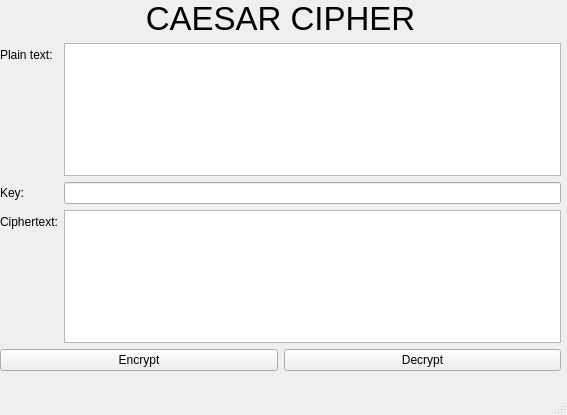
<?xml version="1.0" encoding="UTF-8"?>
<ui version="4.0">
 <class>MainWindow</class>
 <widget class="QMainWindow" name="MainWindow">
  <property name="geometry">
   <rect>
    <x>0</x>
    <y>0</y>
    <width>567</width>
    <height>415</height>
   </rect>
  </property>
  <property name="windowTitle">
   <string>MainWindow</string>
  </property>
  <widget class="QWidget" name="centralwidget">
   <widget class="QWidget" name="">
    <property name="geometry">
     <rect>
      <x>0</x>
      <y>0</y>
      <width>561</width>
      <height>371</height>
     </rect>
    </property>
    <layout class="QVBoxLayout" name="verticalLayout">
     <item>
      <widget class="QLabel" name="CaesarCipher">
       <property name="font">
        <font>
         <pointsize>25</pointsize>
        </font>
       </property>
       <property name="text">
        <string>CAESAR CIPHER</string>
       </property>
       <property name="alignment">
        <set>Qt::AlignCenter</set>
       </property>
      </widget>
     </item>
     <item>
      <layout class="QFormLayout" name="formLayout">
       <item row="0" column="0">
        <widget class="QLabel" name="plain">
         <property name="text">
          <string>Plain text:</string>
         </property>
        </widget>
       </item>
       <item row="0" column="1">
        <widget class="QPlainTextEdit" name="txt_plain_text"/>
       </item>
       <item row="1" column="0">
        <widget class="QLabel" name="key">
         <property name="text">
          <string>Key:</string>
         </property>
        </widget>
       </item>
       <item row="2" column="0">
        <widget class="QLabel" name="Cipher">
         <property name="text">
          <string>Ciphertext:</string>
         </property>
        </widget>
       </item>
       <item row="2" column="1">
        <widget class="QPlainTextEdit" name="txt_cipher_text"/>
       </item>
       <item row="1" column="1">
        <widget class="QLineEdit" name="txt_text"/>
       </item>
      </layout>
     </item>
     <item>
      <layout class="QHBoxLayout" name="horizontalLayout">
       <item>
        <widget class="QPushButton" name="btn_encrypt">
         <property name="text">
          <string>Encrypt</string>
         </property>
        </widget>
       </item>
       <item>
        <widget class="QPushButton" name="btn_decrypt">
         <property name="text">
          <string>Decrypt</string>
         </property>
        </widget>
       </item>
      </layout>
     </item>
    </layout>
   </widget>
  </widget>
  <widget class="QMenuBar" name="menubar">
   <property name="geometry">
    <rect>
     <x>0</x>
     <y>0</y>
     <width>567</width>
     <height>22</height>
    </rect>
   </property>
  </widget>
  <widget class="QStatusBar" name="statusbar"/>
 </widget>
 <resources/>
 <connections/>
</ui>
